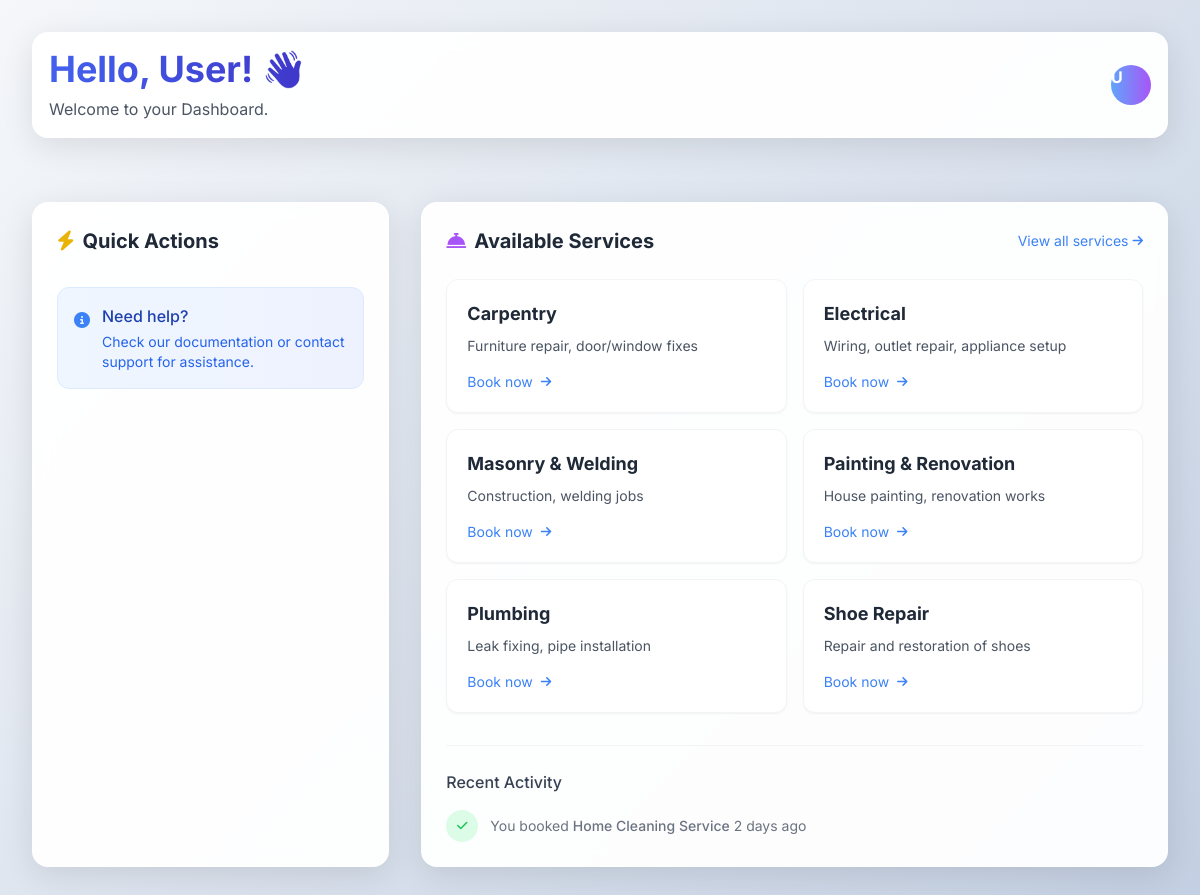
/content/dashboard_content.php, run on the app's committed database.
### tables this page shows
CREATE TABLE `services` (
  `service_id` int(11) NOT NULL,
  `service_name` varchar(100) NOT NULL,
  `description` text DEFAULT NULL
);

### content/dashboard_content.php (the view, shortened to what this page needs)
<?php
$userName = htmlspecialchars($_SESSION['first_name'] ?? 'User');
$userRole = $_SESSION['user_rules'] ?? null;
require_once '../db.php';
function getWelcomeMessage($role) {
    switch ($role) {
        default: return "Welcome to your Dashboard.";
    }
}
$services = [];
$sql = "SELECT service_id, service_name, description FROM services ORDER BY service_name";
$result = $conn->query($sql);
if ($result && $result->num_rows > 0) {
    while ($row = $result->fetch_assoc()) {
        $services[] = $row;
    }
}
?>
<!DOCTYPE html>
<html lang="en">
<head>
    <script src="https://cdn.tailwindcss.com"></script>
    <link rel="stylesheet" href="https://cdnjs.cloudflare.com/ajax/libs/font-awesome/6.4.0/css/all.min.css">
</head>
<body class="p-4 md:p-6 lg:p-8">
    <div class="max-w-7xl mx-auto">
        <div class="flex flex-col md:flex-row md:items-center justify-between mb-8 p-4 dashboard-card">
            <div>
                <h1 class="text-3xl md:text-4xl font-bold welcome-header">Hello, <?php echo $userName; ?>! 👋</h1>
                <p class="text-gray-600 mt-2"><?php echo getWelcomeMessage($userRole); ?></p>
            </div>
            <div class="mt-4 md:mt-0 flex items-center space-x-4">
                <div class="hidden md:block h-10 w-10 rounded-full bg-gradient-to-r from-blue-400 to-purple-500 flex items-center justify-center text-white font-bold">
                    <?php echo strtoupper(substr($userName, 0, 1)); ?>
                </div>
            </div>
        </div>
        <div class="grid grid-cols-1 lg:grid-cols-3 gap-8">
            <div class="lg:col-span-1 dashboard-card p-6">
                <h2 class="text-xl font-bold text-gray-800 mb-6 flex items-center">
                    <i class="fas fa-bolt text-yellow-500 mr-2"></i>
                    Quick Actions
                </h2>
                <div class="mt-8 p-4 bg-gradient-to-r from-blue-50 to-indigo-50 rounded-xl border border-blue-100">
                    <div class="flex items-start">
                        <div class="mr-3 mt-1">
                            <i class="fas fa-info-circle text-blue-500"></i>
                        </div>
                        <div>
                            <h3 class="font-medium text-blue-800">Need help?</h3>
                            <p class="text-sm text-blue-600 mt-1">Check our documentation or contact support for assistance.</p>
                        </div>
                    </div>
                </div>
            </div>
            <div class="lg:col-span-2 dashboard-card p-6">
                <div class="flex flex-col sm:flex-row sm:items-center justify-between mb-6">
                    <h2 class="text-xl font-bold text-gray-800 flex items-center">
                        <i class="fas fa-concierge-bell text-purple-500 mr-2"></i>
                        Available Services
                    </h2>
                    <a href="#" class="text-sm text-blue-500 hover:text-blue-700 flex items-center mt-2 sm:mt-0">
                        View all services
                        <i class="fas fa-arrow-right ml-1 text-xs"></i>
                    </a>
                </div>
                <?php if (!empty($services)): ?>
                <div class="grid grid-cols-1 md:grid-cols-2 gap-4">
                    <?php foreach ($services as $service): ?>
                    <a href="serviceProvider.php?service_id=<?php echo $service['service_id']; ?>"
                       class="service-card bg-white p-5 rounded-xl border border-gray-100 shadow-sm hover:shadow-md transition-all quick-action-modal">
                        <h3 class="font-bold text-lg text-gray-800"><?php echo htmlspecialchars($service['service_name']); ?></h3>
                        <p class="text-sm text-gray-600 mt-2 line-clamp-2"><?php echo htmlspecialchars($service['description']); ?></p>
                        <div class="flex items-center mt-4 text-sm text-blue-500">
                            <span>Book now</span>
                            <i class="fas fa-arrow-right ml-2 text-xs"></i>
                        </div>
                    </a>
                    <?php endforeach; ?>
                </div>
                <?php endif; ?>
                <div class="mt-8 pt-6 border-t border-gray-100">
                    <h3 class="font-medium text-gray-700 mb-4">Recent Activity</h3>
                    <div class="flex items-center text-sm text-gray-500">
                        <div class="w-8 h-8 rounded-full bg-green-100 flex items-center justify-center mr-3">
                            <i class="fas fa-check text-green-500 text-xs"></i>
                        </div>
                        <p>You booked <span class="font-medium">Home Cleaning Service</span> 2 days ago</p>
                    </div>
                </div>
            </div>
        </div>
    </div>
</body>
</html>

### content/dashboard_content.php (style rules this page uses)
:root { --primary: #4361ee; --secondary: #3f37c9; --success: #4cc9f0; --info: #4895ef; --warning: #f72585; --danger: #e63946; --light: #f8f9fa; --dark: #212529; }
body { font-family: 'Inter', sans-serif; background: linear-gradient(135deg, #f5f7fa 0%, #c3cfe2 100%); min-height: 100vh; }
.dashboard-card { background: rgba(255, 255, 255, 0.95); backdrop-filter: blur(10px); border-radius: 16px; box-shadow: 0 8px 32px rgba(0, 0, 0, 0.1); transition: all 0.3s ease; border: 1px solid rgba(255, 255, 255, 0.5); }
.service-card { transition: all 0.3s ease; position: relative; overflow: hidden; }
.service-card::before { content: ''; position: absolute; top: 0; left: 0; width: 5px; height: 0; background: linear-gradient(180deg, var(--primary) 0%, var(--secondary) 100%); transition: all 0.3s ease; }
.welcome-header { background: linear-gradient(90deg, var(--primary) 0%, var(--secondary) 100%); -webkit-background-clip: text; -webkit-text-fill-color: transparent; }

### data on the page
services: service_name "Carpentry", description "Furniture repair, door/window fixes"
services: service_name "Electrical", description "Wiring, outlet repair, appliance setup"
services: service_name "Masonry & Welding", description "Construction, welding jobs"
services: service_name "Painting & Renovation", description "House painting, renovation works"
services: service_name "Plumbing", description "Leak fixing, pipe installation"
services: service_name "Shoe Repair", description "Repair and restoration of shoes"

### other printed values
$userName "User"
getWelcomeMessage($userRole) "Welcome to your Dashboard."
substr($userName, 0, 1) "U"
